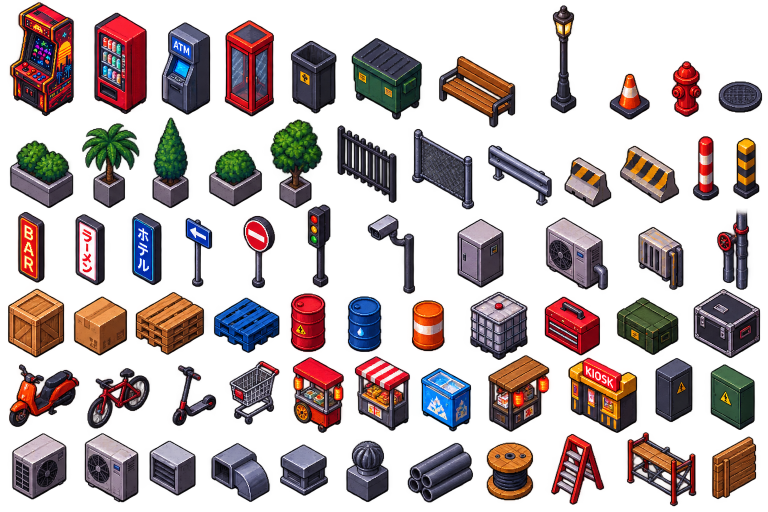
#> input picture concept/blockout-props-sheet-v2.png, 1536 x 1024 px (shown at 1/2 size); its folder holds 7 pictures in this run
$ python extract_props_sheet.py
#> lines starting #> are read from the running program, lines starting #| are printed output that depends on the picture; after the words box and inside, x2 and y2 are one past the last pixel; in counts of white or black regions, pixels touching at a corner belong together
#> in main, sheet is the input picture: PIL image 1536x1024 RGBA; mean R, G, B, A 41.6, 28.2, 28.4, 97.9
"""
Builds the world-props atlas from the BLOCKOUT props sheet (v2).

    python tools/extract_props_sheet.py

Input : concept/blockout-props-sheet-v2.png (1536x1024, transparent background)
        + EXTRA_SOURCES (single-prop sheets with several angles, e.g. concept/bench-angles.png)
Output: public/assets/concept/props/props-atlas.png (all props, packed, shipped)
        concept/props/<key>.png                     (individual crops, not shipped)
        concept/props-contact-sheet.png             (review sheet)
        src/assets/conceptProps.generated.ts        (names, sizes, atlas regions)

The v2 sheet draws every object at one consistent scale (a bench ≈ 150 px wide),
about 2× the game's art-pixel size. Each object is therefore downsampled by
SCALE with a high-quality filter, and its alpha is hardened so edges stay crisp
and the faint coloured glows around some objects disappear.

Objects are found as connected regions of the alpha channel and assigned to the
sheet's six rows by where their base sits, then named left to right.
Requires Pillow, numpy, scipy.
"""
from __future__ import annotations

import json
from pathlib import Path

import numpy as np
from PIL import Image
from scipy import ndimage

ROOT = Path(__file__).resolve().parent.parent
SHEET = ROOT / "concept" / "blockout-props-sheet-v2.png"
CROPS = ROOT / "concept" / "props"
PUBLIC = ROOT / "public" / "assets" / "concept" / "props"
ATLAS = PUBLIC / "props-atlas.png"
TS_OUT = ROOT / "src" / "assets" / "conceptProps.generated.ts"
CONTACT = ROOT / "concept" / "props-contact-sheet.png"

SCALE = 0.5  # sheet px → art px
ALPHA_CUT = 110  # alpha below this is background (removes glows / soft edges)
MIN_AREA = 300
ATLAS_WIDTH = 1024
ATLAS_PAD = 2

# Lower edge (sheet y) of each row band; an object belongs to the first band its base fits.
ROW_BOTTOMS = [262, 426, 594, 727, 872, 10_000]

# (key, Finnish name, category key, category label) per row, left to right.
ROWS: list[list[tuple[str, str, str, str]]] = [
    [
        ("arcade", "Pelikone", "fun", "Viihde"),
        ("vending", "Juoma-automaatti", "shop", "Automaatit ja kioskit"),
        ("atm", "Pankkiautomaatti", "shop", "Automaatit ja kioskit"),
        ("phone-booth", "Puhelinkoppi", "shop", "Automaatit ja kioskit"),
        ("trash-bin", "Roskis", "street", "Katukalusteet"),
        ("dumpster", "Jäteastia", "street", "Katukalusteet"),
        ("bench-simple", "Penkki (arkki v2)", "street", "Katukalusteet"),
        ("street-lamp", "Katulamppu", "street", "Katukalusteet"),
        ("cone", "Liikennekartio", "traffic", "Liikenne ja esteet"),
        ("hydrant", "Paloposti", "street", "Katukalusteet"),
        ("manhole", "Kaivonkansi", "street", "Katukalusteet"),
    ],
    [
        ("hedge-planter", "Pensaslaatikko", "plants", "Kasvit"),
        ("palm-pot", "Palmu ruukussa", "plants", "Kasvit"),
        ("cypress-pot", "Sypressi ruukussa", "plants", "Kasvit"),
        ("bush-planter", "Pensasruukku", "plants", "Kasvit"),
        ("tree-pot", "Puu ruukussa", "plants", "Kasvit"),
        ("iron-fence", "Rautaaita", "fences", "Aidat ja kaiteet"),
        ("chain-fence", "Verkkoaita", "fences", "Aidat ja kaiteet"),
        ("guardrail", "Kaide", "fences", "Aidat ja kaiteet"),
        ("barrier-small", "Betoniesteen pätkä", "traffic", "Liikenne ja esteet"),
        ("barrier", "Betonieste", "traffic", "Liikenne ja esteet"),
        ("bollard-red", "Pollari (puna-valk.)", "traffic", "Liikenne ja esteet"),
        ("bollard-yellow", "Pollari (kelta-musta)", "traffic", "Liikenne ja esteet"),
    ],
    [
        ("sign-bar", "Neonkyltti BAR", "signs", "Kyltit ja merkit"),
        ("sign-ramen", "Neonkyltti ramen", "signs", "Kyltit ja merkit"),
        ("sign-hotel", "Neonkyltti hotelli", "signs", "Kyltit ja merkit"),
        ("sign-arrow", "Suuntanuoli", "signs", "Kyltit ja merkit"),
        ("sign-no-entry", "Kielletty ajosuunta", "signs", "Kyltit ja merkit"),
        ("traffic-light", "Liikennevalo", "traffic", "Liikenne ja esteet"),
        ("cctv", "Valvontakamera", "tech", "Tekniikka"),
        ("utility-cabinet", "Sähkökaappi", "tech", "Tekniikka"),
        ("ac-unit", "Ilmalämpöpumppu", "tech", "Tekniikka"),
        ("radiator", "Lämpöpatteri", "tech", "Tekniikka"),
        ("pipe-valve", "Putki ja venttiili", "tech", "Tekniikka"),
    ],
    [
        ("crate", "Puulaatikko", "cargo", "Laatikot ja tynnyrit"),
        ("cardboard-box", "Pahvilaatikko", "cargo", "Laatikot ja tynnyrit"),
        ("pallet-stack", "Lavapino", "cargo", "Laatikot ja tynnyrit"),
        ("pallet-blue", "Muovilava", "cargo", "Laatikot ja tynnyrit"),
        ("barrel-red", "Tynnyri (punainen)", "cargo", "Laatikot ja tynnyrit"),
        ("barrel-blue", "Tynnyri (sininen)", "cargo", "Laatikot ja tynnyrit"),
        ("barrel-orange", "Tynnyri (oranssi)", "cargo", "Laatikot ja tynnyrit"),
        ("ibc-tank", "IBC-säiliö", "cargo", "Laatikot ja tynnyrit"),
        ("toolbox", "Työkalulaatikko", "cargo", "Laatikot ja tynnyrit"),
        ("ammo-box", "Sotilaslaatikko", "cargo", "Laatikot ja tynnyrit"),
        ("flight-case", "Kuljetuslaatikko", "cargo", "Laatikot ja tynnyrit"),
    ],
    [
        ("scooter", "Skootteri", "vehicles", "Kulkuneuvot"),
        ("bicycle", "Polkupyörä", "vehicles", "Kulkuneuvot"),
        ("kick-scooter", "Potkulauta", "vehicles", "Kulkuneuvot"),
        ("shopping-cart", "Ostoskärry", "vehicles", "Kulkuneuvot"),
        ("food-cart", "Ruokakärry", "market", "Tori ja kojut"),
        ("market-stall", "Myyntikoju", "market", "Tori ja kojut"),
        ("ice-freezer", "Jäätelöpakastin", "market", "Tori ja kojut"),
        ("food-stand", "Ruokakoju", "market", "Tori ja kojut"),
        ("kiosk", "Kioski", "market", "Tori ja kojut"),
        ("power-box-dark", "Jakokaappi (tumma)", "tech", "Tekniikka"),
        ("power-box-green", "Jakokaappi (vihreä)", "tech", "Tekniikka"),
    ],
    [
        ("ac-unit-2", "Ulkoyksikkö", "roof", "Katto ja ilmastointi"),
        ("ac-unit-3", "Ulkoyksikkö (iso)", "roof", "Katto ja ilmastointi"),
        ("vent-box", "Ilmanvaihtolaatikko", "roof", "Katto ja ilmastointi"),
        ("duct", "Ilmastointikanava", "roof", "Katto ja ilmastointi"),
        ("roof-box", "Kattolaite", "roof", "Katto ja ilmastointi"),
        ("roof-turbine", "Kattotuuletin", "roof", "Katto ja ilmastointi"),
        ("pipes", "Putkinippu", "construction", "Rakennustarvikkeet"),
        ("cable-spool", "Kaapelikela", "construction", "Rakennustarvikkeet"),
        ("ladder", "Tikkaat", "construction", "Rakennustarvikkeet"),
        ("scaffold", "Rakennusteline", "construction", "Rakennustarvikkeet"),
        ("planks", "Lankkupino", "construction", "Rakennustarvikkeet"),
    ],
]


# Extra single-object sheets that show one prop from several angles.
# Each entry: (sheet, scale, [(key, name, cat, cat_label, (x0, y0, x1, y1)), ...]).
# Only the views that match the fixed isometric camera are used; flat front/side/top
# views on those sheets cannot appear in this camera and are skipped.
EXTRA_SOURCES = [
    (
        ROOT / "concept" / "bench-angles.png",
        0.25,  # the bench is drawn ~320 px wide here vs ~150 px on sheet v2
        [
            ("bench-r0", "Penkki (istuin ↙)", "street", "Katukalusteet", (65, 6, 385, 310)),
            # ↘ and ↖ views are mirror images of ↙ and ↗ (see MIRRORED below): the sheet's own
            # ↘/↖ drawings were ~1.5° too shallow (28.3°/28.5° vs 30°).
            ("bench-r180", "Penkki (istuin ↗, selkä näkyy)", "street", "Katukalusteet", (63, 286, 385, 541)),
        ],
    ),
]

# Views produced by mirroring another view horizontally. With the camera's fixed
# 45° yaw, a left-right mirror on screen swaps world X and Z, so a symmetric prop
# turned 90° is exactly the mirror image of the unturned one — same pixels, same
# edge angles, no resampling. (Highlights move to the other side, as in a mirror.)
MIRRORED = [
    ("bench-r90", "Penkki (istuin ↘)", "bench-r0"),
    ("bench-r270", "Penkki (istuin ↖, selkä näkyy)", "bench-r180"),
]


def find_objects(rgba: np.ndarray):
    mask = rgba[..., 3] > ALPHA_CUT
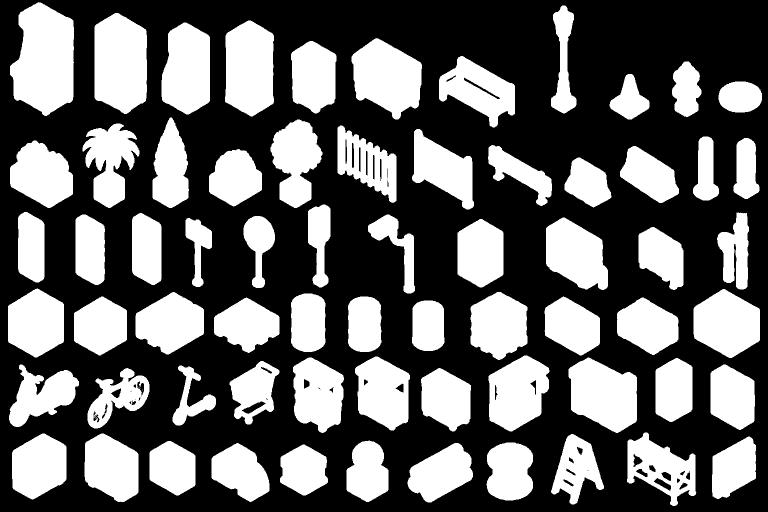
#> mask: shape (1024, 1536) bool (shown at 1/2 size); 39.1% white; 75 white regions (8 under 20 px), largest, box (x1, y1, x2, y2) and area: (20, 4, 148, 232) 21947, (189, 26, 294, 228) 18036, (450, 41, 548, 233) 15806
    grouped = ndimage.binary_dilation(mask, iterations=3)
#> grouped: shape (1024, 1536) bool; 44.3% white; 67 white regions, largest, box (x1, y1, x2, y2) and area: (17, 1, 151, 235) 23650, (186, 23, 297, 231) 19532, (447, 38, 551, 236) 17219
    labels, _ = ndimage.label(grouped)
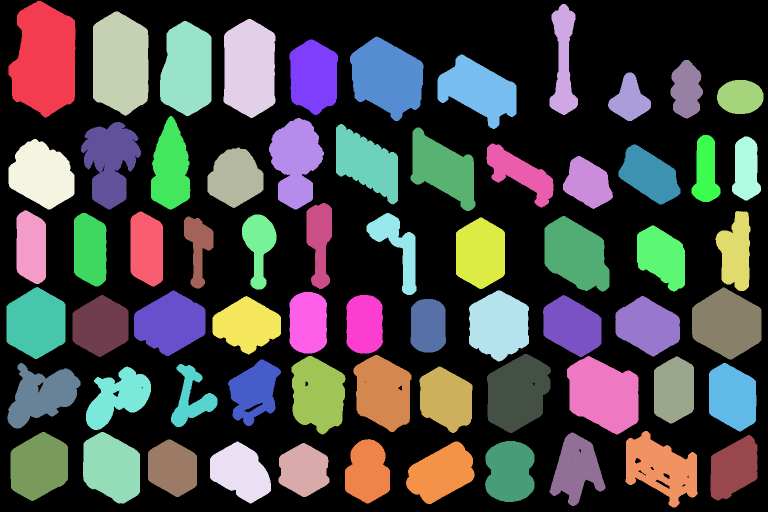
#> labels: shape (1024, 1536) int32 (shown at 1/2 size); 68 distinct labels, from 0 to 67; one colour per label, 0 black
    out = []
    for label_id, sl in enumerate(ndimage.find_objects(labels), 1):
        if sl is None:
            continue
        own = labels[sl] == label_id
        if int(own.sum()) < MIN_AREA:
            continue
        out.append((sl, own))
#> this loop made 67 passes
#> after the loop, out = 67 items
    return out


def downscale(img: Image.Image, scale: float = SCALE) -> Image.Image:
    w = max(1, round(img.width * scale))
    h = max(1, round(img.height * scale))
    small = img.convert("RGBa").resize((w, h), Image.LANCZOS).convert("RGBA")
    a = np.asarray(small).copy()
    hard = a[..., 3] > ALPHA_CUT
    a[..., 3] = np.where(hard, 255, 0)
    a[~hard, :3] = 0
    out = Image.fromarray(a, "RGBA")
    bbox = out.getbbox()
    return out.crop(bbox) if bbox else out


def main() -> None:
    sheet = Image.open(SHEET).convert("RGBA")
    rgba = np.asarray(sheet)
    found = find_objects(rgba)
#> found = 67 items

    rows: list[list] = [[] for _ in ROWS]
    for sl, own in found:
        bottom = sl[0].stop
        r = next(i for i, b in enumerate(ROW_BOTTOMS) if bottom <= b)
        rows[r].append((sl, own))
#> this loop made 67 passes
#> (bottom, r) on passes 1 to 12: (235, 0), (230, 0), (231, 0), (236, 0), (232, 0), (242, 0), (230, 0), (258, 0), (237, 0), (242, 0), (228, 0), (419, 1)
    for r, items in enumerate(rows):
        if len(items) != len(ROWS[r]):
            raise SystemExit(f"row {r}: found {len(items)} objects, expected {len(ROWS[r])}")
        items.sort(key=lambda it: it[0][1].start)

    CROPS.mkdir(parents=True, exist_ok=True)
    for f in CROPS.glob("*.png"):
        f.unlink()
    entries, tiles = [], []
    for r, items in enumerate(rows):
        for (sl, own), (key, name, cat, cat_label) in zip(items, ROWS[r]):
            ys, xs = sl
            crop = sheet.crop((xs.start, ys.start, xs.stop, ys.stop))
            a = np.asarray(crop).copy()
            a[..., 3] = np.where(own, a[..., 3], 0)  # drop neighbours inside the box
            small = downscale(Image.fromarray(a, "RGBA"))
            small.save(CROPS / f"{key}.png", optimize=True)
            entries.append(
                {
                    "id": f"concept.props.{key}",
                    "group": "props",
                    "category": cat,
                    "categoryLabel": cat_label,
                    "key": key,
                    "label": name,
                    "file": f"concept/props/{key}.png",
                    "width": small.width,
                    "height": small.height,
                    "sourceBox": [xs.start, ys.start, xs.stop, ys.stop],
                }
            )
            tiles.append(small)
#> this loop made 6 passes
#> own: shape (131, 94) bool; 72.3% white; 7 black regions (3 under 20 px), largest, box (x1, y1, x2, y2) and area: (0, 0, 75, 79) 1637, (17, 87, 94, 131) 1553, (79, 0, 94, 20) 139, (0, 115, 13, 131) 63
#> after the loop, entries = 67 items; tiles = 67 items

    for path, scale, picks in EXTRA_SOURCES:
        src = Image.open(path).convert("RGBA")
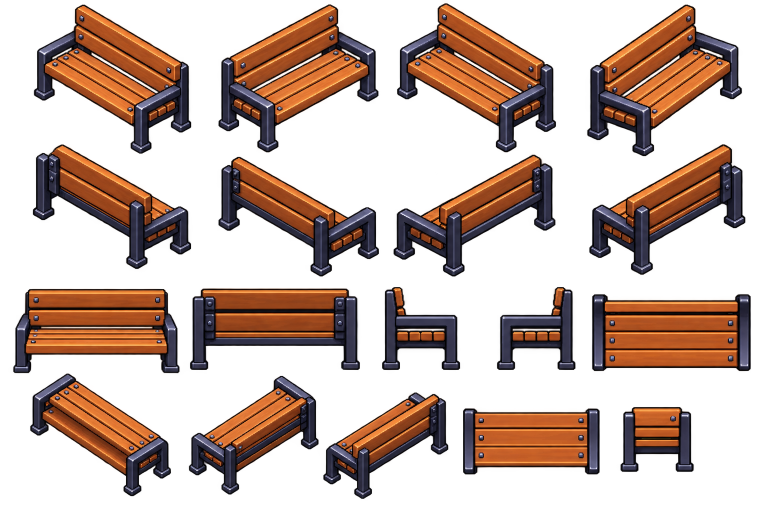
#> input picture concept/bench-angles.png, 1536 x 1024 px (shown at 1/2 size)
#> src is the input picture: PIL image 1536x1024 RGBA; mean R, G, B, A 49.2, 27.7, 18.4, 97.7
        for key, name, cat, cat_label, box in picks:
            crop = np.asarray(src.crop(box)).copy()
            # Keep only the largest alpha region inside the box (drops neighbours).
            lab, _ = ndimage.label(ndimage.binary_dilation(crop[..., 3] > ALPHA_CUT, iterations=3))
            biggest = np.bincount(lab.ravel())[1:].argmax() + 1
            crop[..., 3] = np.where(lab == biggest, crop[..., 3], 0)
            small = downscale(Image.fromarray(crop, "RGBA"), scale)
            small.save(CROPS / f"{key}.png", optimize=True)
            entries.append(
                {
                    "id": f"concept.props.{key}",
                    "group": "props",
                    "category": cat,
                    "categoryLabel": cat_label,
                    "key": key,
                    "label": name,
                    "file": f"concept/props/{key}.png",
                    "width": small.width,
                    "height": small.height,
                    "sourceBox": list(box),
                }
            )
            tiles.append(small)
#> this loop made 2 passes
#> (biggest, bbox in downscale) on passes 1 to 2: (1, (1, 1, 79, 75)), (1, (1, 1, 79, 63))
#> pass 1, in main, `lab, _ = ndimage.label(ndimage.binary_dilation(crop[..., 3] > ALPHA_CU..`:
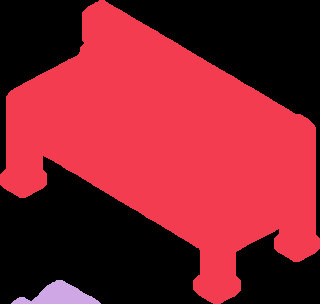
#> lab: shape (304, 320) int32; 3 distinct labels, from 0 to 2; one colour per label, 0 black
#> pass 1, in downscale (call 68), `hard = a[..., 3] > ALPHA_CUT`:
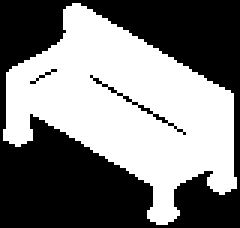
#> hard: shape (76, 80) bool (shown 3 times larger); 48.7% white; 1 white region, box (x1, y1, x2, y2) and area: (1, 1, 79, 75) 2958
#> after the loop, entries = 69 items; tiles = 69 items

    for key, name, source in MIRRORED:
        i = next(n for n, e in enumerate(entries) if e["key"] == source)
        img = tiles[i].transpose(Image.FLIP_LEFT_RIGHT)
        img.save(CROPS / f"{key}.png", optimize=True)
        entries.append({**entries[i], "id": f"concept.props.{key}", "key": key, "label": name,
                        "file": f"concept/props/{key}.png", "mirrorOf": source})
        tiles.append(img)
#> this loop made 2 passes
#> i on passes 1 to 2: 67, 68
#> pass 1, in main, `img = tiles[i].transpose(Image.FLIP_LEFT_RIGHT)`:
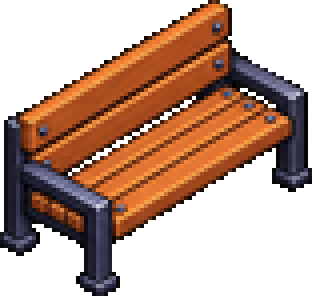
#> img: PIL image 78x74 RGBA (shown 4 times larger); mean R, G, B, A 68.6, 38.3, 23, 130.7; transparent parts drawn white
#> after the loop, entries = 71 items; tiles = 71 items

    # Shelf-pack into one atlas, tallest first.
    order = sorted(range(len(tiles)), key=lambda i: -tiles[i].height)
#> order = 71 values, max 70 at index 47, min 0 at index 0, mean 35
    x = y = shelf = 0
    for i in order:
        t = tiles[i]
        if x + t.width + ATLAS_PAD > ATLAS_WIDTH:
            x, y, shelf = 0, y + shelf + ATLAS_PAD, 0
        entries[i]["atlas"] = [x, y, t.width, t.height]
        x += t.width + ATLAS_PAD
        shelf = max(shelf, t.height)
#> this loop made 71 passes
#> (i, x, y, shelf) on passes 19, 37, 56: (65, 71, 116, 74), (56, 57, 192, 66), (20, 61, 260, 58)
#> (i, x, shelf) on passes 2, 3, 5, 6, 7, 8: (7, 93, 114), (1, 148, 114), (2, 250, 114), (13, 289, 114), (15, 343, 114), (12, 402, 114)
#> after the loop, shelf = 58; x = 804; y = 260
    atlas_h = y + shelf
#> atlas_h = 318
    atlas = Image.new("RGBA", (ATLAS_WIDTH, atlas_h), (0, 0, 0, 0))
#> atlas: PIL image 1024x318 RGBA; every value is 0
    for i, t in enumerate(tiles):
        atlas.alpha_composite(t, tuple(entries[i]["atlas"][:2]))
#> this loop made 71 passes
    PUBLIC.mkdir(parents=True, exist_ok=True)
    atlas.save(ATLAS, optimize=True)

    cell, cols, k = 120, 12, 2
    contact = Image.new("RGBA", (cols * cell, ((len(tiles) + cols - 1) // cols) * cell), (24, 26, 44, 255))
    for i, t in enumerate(tiles):
        big = t.resize((t.width * k, t.height * k), Image.NEAREST)
        big.thumbnail((cell - 6, cell - 6), Image.NEAREST)
        contact.alpha_composite(big, ((i % cols) * cell + (cell - big.width) // 2, (i // cols) * cell + (cell - big.height) // 2))
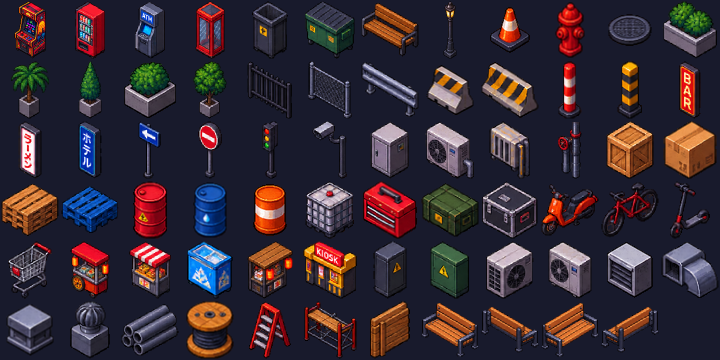
#> contact: PIL image 1440x720 RGBA (shown at 1/2 size); mean R, G, B, A 53.2, 42.6, 52.8, 255
    contact.save(CONTACT)

    TS_OUT.write_text(
        "// AUTO-GENERATED by tools/extract_props_sheet.py — do not edit by hand.\n"
        "import type { ConceptPropInfo } from './AssetManifest';\n\n"
        f"export const PROPS_ATLAS = {{ url: 'assets/concept/props/props-atlas.png', width: {ATLAS_WIDTH}, height: {atlas_h} }};\n\n"
        "export const CONCEPT_PROPS: ConceptPropInfo[] = " + json.dumps(entries, ensure_ascii=False, indent=1) + ";\n",
        encoding="utf-8",
    )
    print(f"{len(entries)} props → atlas {ATLAS_WIDTH}x{atlas_h}")
#| 71 props → atlas 1024x318


if __name__ == "__main__":
    main()
